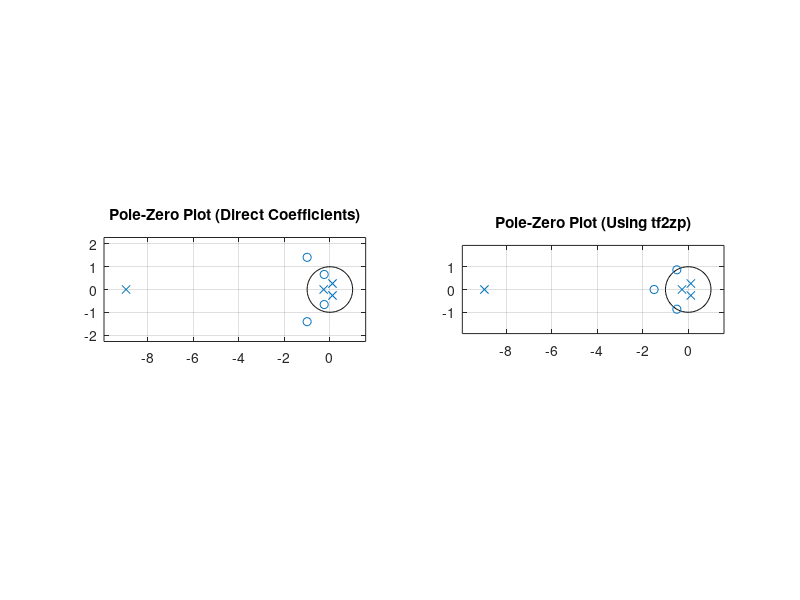
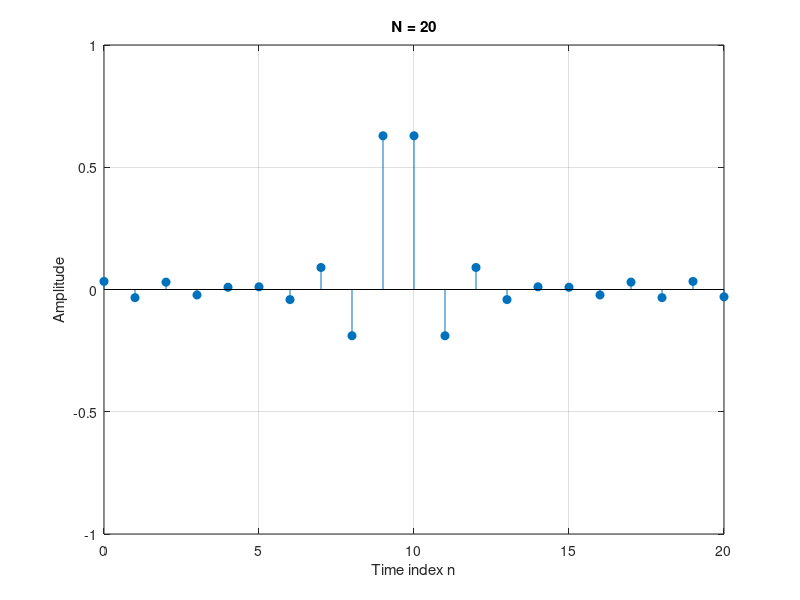
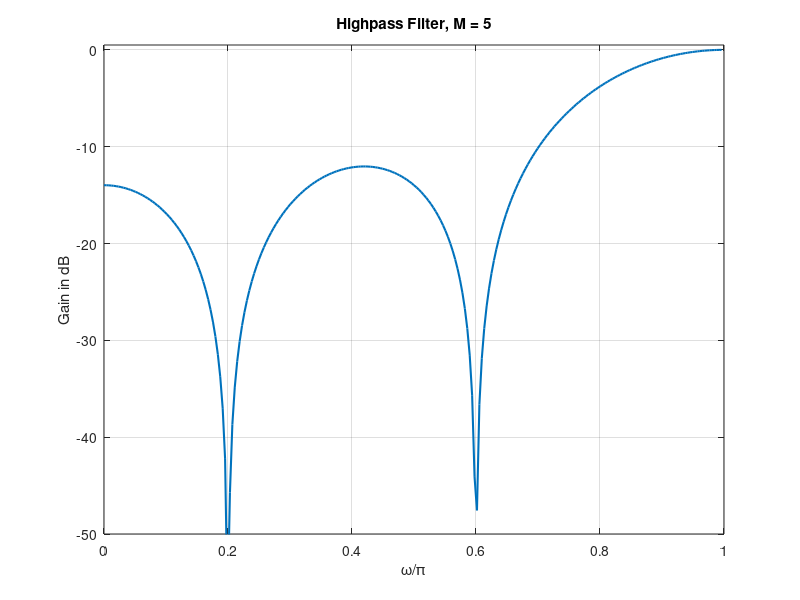
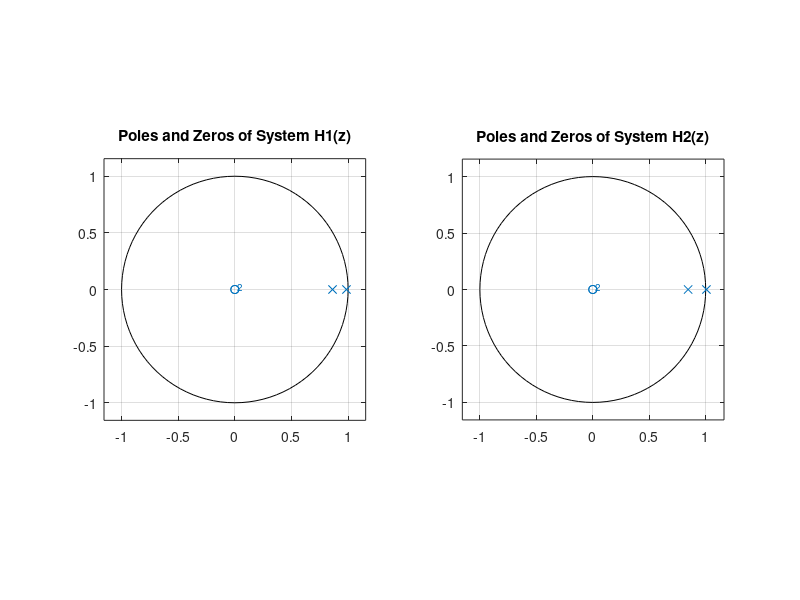

These figures' MATLAB source, in order:
% Digital Signal Processing - Highpass Filter
% Authors: Pouria Amiri
% Description: Z-transform analysis, filter properties, and system stability[cite: 2, 3, 4, 5, 6, 7].

clear; clc; close all;

%% Experiment 4-1: Z-transform poles and zeros
figure('Name', 'Experiment 4-1: Pole-Zero Plot', 'Position', [100, 100, 800, 400]);

% Part 1: Using direct coefficients
a1 = [2 5 9 5 3]; %[cite: 2]
b1 = [5 45 2 1 1]; %[cite: 2]
subplot(1, 2, 1);
zplane(a1, b1); %[cite: 2]
title('Pole-Zero Plot (Direct Coefficients)');
grid on;

% Part 2: Using tf2zp
a2 = [2 5 5 3]; %[cite: 2]
b2 = [5 45 2 1 1]; %[cite: 2]
[zeros_val, poles_val, gain_val] = tf2zp(a2, b2); %[cite: 2]
subplot(1, 2, 2);
zplane(zeros_val, poles_val); %[cite: 2]
title('Pole-Zero Plot (Using tf2zp)');
grid on;

%% Experiment 4-2: System properties and filter types
figure('Name', 'Experiment 4-2: Filter Stem Plot');
fc = 0.45; %[cite: 3]
n = -9.5:1:10.5; %[cite: 3]
y = 2 * fc * sinc(2 * fc * n); %[cite: 3]
k = n + 9.5; %[cite: 3]

stem(k, y, 'filled'); %[cite: 3]
title('N = 20'); %[cite: 4]
axis([0 20 -1 1]); %[cite: 4]
xlabel('Time index n'); %[cite: 4]
ylabel('Amplitude'); %[cite: 4]
grid on; %[cite: 4]

%% Experiment 4-3: Gain of a Highpass Filter
figure('Name', 'Experiment 4-3: Highpass Filter Gain');
M = 5; %[cite: 5]
num = ((-1).^(0:M-1)) / M; %[cite: 5]

% Note: 'gain' function in the original report is substituted with standard 'freqz'
[h, w] = freqz(num, 1, 256);
g = 20 * log10(abs(h)); % Convert to dB

plot(w/pi, g, 'LineWidth', 1.5); %[cite: 5]
grid on; %[cite: 5]
axis([0 1 -50 0.5]); %[cite: 5]
xlabel('\omega/\pi'); %[cite: 5]
ylabel('Gain in dB'); %[cite: 5]
title(['Highpass Filter, M = ', num2str(M)]); %[cite: 5]

%% Experiment 4-4: Pole-zero plots for stability
figure('Name', 'Experiment 4-4: Stability Analysis', 'Position', [150, 150, 800, 400]);

% System 1
den1 = [1 -1.848 0.85]; %[cite: 5]
subplot(1, 2, 1); %[cite: 5]
zplane(1, den1); %[cite: 5]
title('Poles and Zeros of System H1(z)'); %[cite: 5]
grid on; %[cite: 5]

% System 2
den2 = [1 -1.851 0.85]; %[cite: 6]
subplot(1, 2, 2); %[cite: 6]
zplane(1, den2); %[cite: 6]
title('Poles and Zeros of System H2(z)'); %[cite: 6]
grid on; %[cite: 6]

% Stability check display
disp('--- Stability Analysis ---');
disp('System 1 Poles:');
disp(roots(den1));
disp('System 2 Poles:');
disp(roots(den2));
